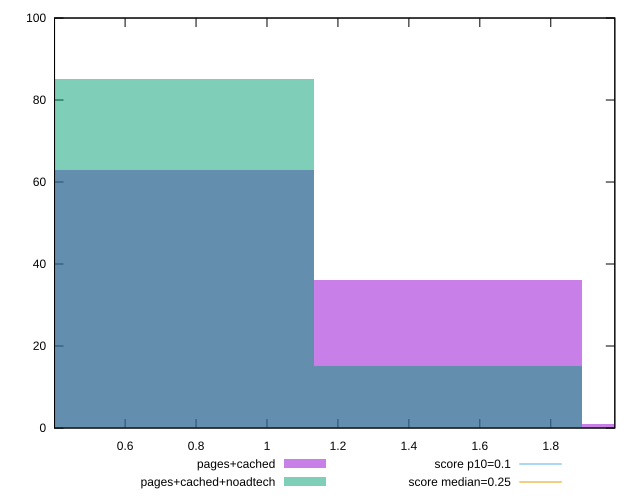

This figure's gnuplot source:
reset

$pagesCached <<EOF
1.5108690040789863 36
2.2663035061184793 1
0.7554345020394931 63
EOF

$pagesCachedNoadtech <<EOF
0.7554345020394931 85
1.5108690040789863 15
EOF

set key outside below
set boxwidth 0.7554345020394931
set xrange [0.40105458641052244:1.9806091851128471]
set yrange [0:100]
set trange [0:100]
set style fill transparent solid 0.5 noborder

set parametric
set terminal svg size 640, 500 enhanced background rgb 'white'
set output "report_00017_2021-02-10T15-08-03.406Z/cumulative-layout-shift/comparison/histogram/1_vs_2.svg"

plot $pagesCached title "pages+cached" with boxes, \
     $pagesCachedNoadtech title "pages+cached+noadtech" with boxes, \
     0.1,t title "score p10=0.1", \
     0.25,t title "score median=0.25"

reset
